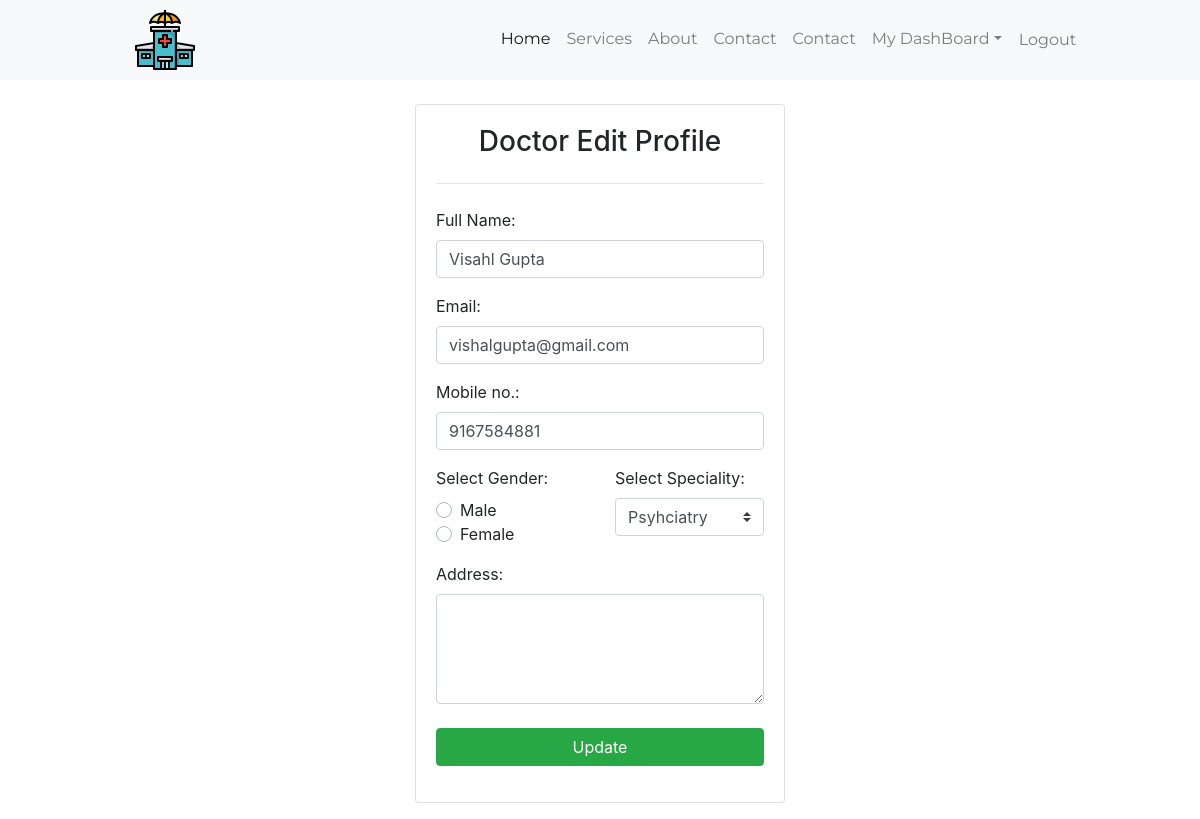
The page /NDoctorEdits.php?id=26 on the database its author committed.
### tables this page shows
CREATE TABLE `dregistration` (
  `id` int(255) NOT NULL,
  `fname` varchar(255) NOT NULL,
  `usname` varchar(255) NOT NULL,
  `email` varchar(255) NOT NULL,
  `mobile` varchar(255) NOT NULL,
  `gender` varchar(255) NOT NULL,
  `address` varchar(255) NOT NULL,
  `speciality` varchar(255) NOT NULL,
  `password` varchar(255) NOT NULL,
  `cpassword` varchar(255) NOT NULL
);

### NDoctorEdits.php (the view, shortened to what this page needs)
<!DOCTYPE html>
<html lang="en">
<head>
    <?php include 'AllLinks.php'?>
    <link rel="stylesheet" href="editprofile.css">
</head>
<body>
<nav class="navbar navbar-expand-lg navbar-light bg-light">
        <img src="./Icons/hospital.png" class="img-fluid" alt="">
      <div class="collapse navbar-collapse" id="collapsibleNavId">
        <ul class="navbar-nav ml-auto mt-2 mt-lg-0">
          <li class="nav-item active">
            <a class="nav-link" href="Index.php">Home <span class="sr-only">(current)</span></a>
          </li>
          <li class="nav-item">
            <a class="nav-link" href="Index.php#service-section">Services</a>
          </li>
          <li class="nav-item">
            <a class="nav-link" href="Index.php#about-section">About</a>
          </li>
          <li class="nav-item">
            <a class="nav-link" href="Index.php#contact-section">Contact</a>
          </li>
          <li class="nav-item">
            <a class="nav-link" href="Index.php#contact-section">Contact</a>
            <li class="nav-item dropdown">
            <a class="nav-link dropdown-toggle" href="#" id="dropdownId" data-toggle="dropdown" aria-haspopup="true" aria-expanded="false">My DashBoard</a>
          </li>
          <li><a class="nav-link btn btn-outline-light" href="Logout.php">Logout</a></li>
        </ul>
      </div>
</nav>
<div class="container-fluid mt-4 mb-3">
    <div class="row mybg">
        <div class="col-md-4 mx-auto">
            <div class="card">
                <div class="card-body">
                    <div class="row">
                        <div class="col">
                        <center><h3>Doctor Edit Profile</h3></center>
                        </div>
                    </div>
                    <div class="row">
                        <div class="col">
                        <hr>
                        </div>
                    </div>
                    <?php
                        include 'DBcon.php';
                        $ids=$_GET['id'];
                        $sqlquery="select * from dregistration where id ='$ids'";
                        $showdata=mysqli_query($con,$sqlquery);
                        if($showdata->num_rows == 1){
                            $row=$showdata->fetch_assoc();
                            $r_name=$row['fname'];
                            $r_email=$row['email'];
                            $r_contact=$row['mobile'];
                            $r_addr=$row['address'];
                            $r_special=$row['speciality'];
                        }else{
                            echo 'something is wrong';
                        }
                                        ?>
                    <form action="<?php echo htmlentities($_SERVER['PHP_SELF']); ?>" method="POST" id="form">
                    <div class="row">
                        <div class="col-md-12">
                            <label for="fname">Full Name:</label>
                            <div class="form-group ">
                                <input class="form-control" type="text" id="fname" name="fname" value="<?php echo $r_name?>" required autocomplete="off">
                            </div>
                        </div>
                    </div>
                    <div class="row">
                        <div class="col-md-12">
                            <label for="email">Email:</label>
                            <div class="form-group">
                                <input class="form-control" type="email" id="email" name="email" value="<?php echo $r_email?>" required>
                            </div>
                        </div>
                    </div>
                    <div class="row">
                        <div class="col-md-12">
                            <label for="mob">Mobile no.:</label>
                            <div class="form-group">
                                <input class="form-control" type="text" id="mob" name="mob" value="<?php echo $r_contact?>" required>
                            </div>
                        </div>
                    </div>
                    <div class="row">
                        <div class="col-md-6">
                            <label for="addr">Select Gender:</label>
                            <div class="form-group">
                                <div class="custom-control custom-radio custom-control-inline">
                                    <label class="custom-control-label" for="Male">Male</label>
                                </div>
                                <div class="custom-control custom-radio custom-control-inline">
                                    <label class="custom-control-label" for="Female">Female</label>
                                </div>
                            </div>
                        </div>
                        <div class="col-md-6">
                            <label for="mob">Select Speciality:</label>
                            <div class="form-group">
                                <select class="custom-select" name="special">
                                    <option value="" disabled selected><?php echo $r_special?></option>
                                </select>
                            </div>
                        </div>
                    </div>
                    <div class="row">
                        <div class="col-md-12">
                            <label for="addr">Address:</label>
                            <div class="form-group">
                            <textarea class="form-control" rows="4" id="addr" name="addr" value="" required><?php echo $r_addr?></textarea>
                            </div>
                        </div>
                    </div>
                    <div class="row mt-2">
                        <div class="col-md-12">
                            <div class="form-group">
                                <button type="submit" name="update" class="btn btn-success btn-block">Update</button>
                            </div>
                        </div>
                    </div>
                    </form>
                </div>
            </div>
        </div>
    </div>
</div>
</body>
</html>

### nav.css (style rules this page uses)
* { margin: 0%; padding: 0%; }
.navbar img { margin-left: 10%; }
.collapse ul { margin-right: 10% !important; }
.navbar-nav a { font-family:Montserrat; }

### editprofile.css (style rules this page uses)
* { margin: 0%; padding: 0%; }
html { scroll-behavior: smooth; }

### rows shown on the page
dregistration: fname "Visahl Gupta", email "vishalgupta@gmail.com", mob "9167584881", special "Psyhciatry"
